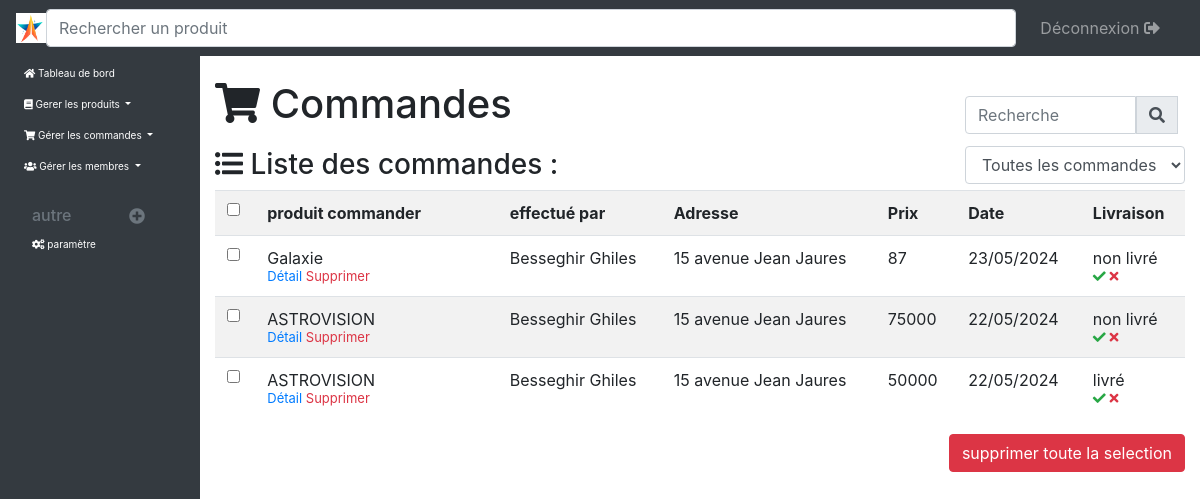
The page /Espace_admin/controleur/listeCommandes_controleur.php (signed in) on the database its author committed.
### tables this page shows
CREATE TABLE IF NOT EXISTS `commandes` (
  `id` int NOT NULL AUTO_INCREMENT,
  `id_uti` int NOT NULL,
  `id_produit` int NOT NULL,
  `nb_l` int NOT NULL,
  `nb_j` int NOT NULL,
  `prix` int NOT NULL,
  `num` int NOT NULL,
  `etat` enum('Louer','Acheter') NOT NULL,
  `dateL` date DEFAULT NULL,
  `livraison` enum('livré','non livré') NOT NULL,
  `date` date NOT NULL,
  PRIMARY KEY (`id`)
);

CREATE TABLE IF NOT EXISTS `produits` (
  `id` int NOT NULL AUTO_INCREMENT,
  `titre` varchar(255) NOT NULL,
  `p_ach` int NOT NULL,
  `dispo` varchar(11) NOT NULL,
  `stock` int NOT NULL,
  `cat` varchar(255) NOT NULL,
  `nb_v` int NOT NULL,
  `disc` text NOT NULL,
  `promo` int NOT NULL,
  `image` varchar(255) NOT NULL,
  PRIMARY KEY (`id`)
);

CREATE TABLE IF NOT EXISTS `membres` (
  `id` int NOT NULL AUTO_INCREMENT,
  `nom` varchar(20) NOT NULL,
  `prenom` varchar(20) NOT NULL,
  `mail` varchar(255) NOT NULL,
  `pass` varchar(255) NOT NULL,
  `adress` varchar(255) NOT NULL,
  PRIMARY KEY (`id`)
);

### Espace_admin/controleur/listeCommandes_controleur.php (called while the page is built, shortened)
<?php
    include('../../autre/bdd.php');
    include('../modele/commandes_modele.php');
    if(isset($_GET['rech'])){
        $terme= htmlspecialchars($_GET['rech']);
		$terme= trim($terme);
		$terme = strip_tags($terme);
		$comms=rech($terme);
    }else{
        if(isset($_GET['c'])){
            switch($_GET['c']){
                case 2 :
                    $comms = commFilter('livraison="non livré"');
                    break;
                case 3:
                    $comms = commFilter('livraison="livré"');
                    break;
            }
        }else{
            $comms = get_commandes();
        }
    }
    include('../vue/listeCommandes_vue.php');
?>

### Espace_admin/modele/commandes_modele.php (called while the page is built, shortened)
<?php
    function get_commandes(){
		global $bdd;
		$rep = $bdd->query ('SELECT *,c.id as idC,DATE_FORMAT(date,"%d/%m/%Y")as date FROM commandes c,produits l,membres m WHERE l.id=id_produit and m.id=id_uti ORDER BY c.id DESC ');
		return $rep;
	}
?>

### Espace_admin/vue/listeCommandes_vue.php (the view, shortened to what this page needs)
<html>
<head>
    <link rel="stylesheet" href="../../css/bootstrap/dist/css/bootstrap.min.css" />
    <link rel="stylesheet" href="../../css/bootstrap/icone/css/all.css">
    <link href="../../css/style_admin.css" rel="stylesheet" />
</head>
<body>
    <?php include("../autre/menu.php"); ?>
    <section class="container-fluid col-lg-10 offset-lg-2 col-md-9 offset-md-3" id='princi'>
        <div class="row">
            <h1 style="margin-bottom:20px;" class="col-sm-9"><i class="fas fa-shopping-cart"></i> Commandes</h1>
            <form class="form-inline my-2 my-lg-0 col-sm-3" style="padding-top:10px;" method="get" action="listeCommandes_controleur.php?">
                <div class="input-group mb-2 mr-sm-2">
                    <input type="search" class="form-control" placeholder="Recherche" id="recherche" name="rech">
                    <div class="input-group-prepend">
                        <button type="submit" class="input-group-text" id="logosearch"><i class="fas fa-search"></i></button>
                    </div>
                </div>
            </form>
        </div>
        <article>
            <div class="row">
                <h3 class=" col-sm-5"><i class="fas fa-list-ul"></i> Liste des commandes :</h3>
                <div class="col-sm-3 offset-sm-4" style="margin-top:10px;">
                    <select id="select" class="form-control" onChange="location = this.options[this.selectedIndex].value;" style="margin-top : -12px;">
                        <option id=1 value="listeCommandes_controleur.php?">Toutes les commandes.</option>
                    </select>
                </div>
            </div>
            <div class="table-responsive">
                <form method="post" action="listeCommandes_controleur.php">
                    <table class="table table-striped table-condensed ">
                        <tr>
                            <th><input type="checkbox" id="all" onclick="rep();" /></th>
                            <th>produit commander</th>
                            <th>effectué par</th>
                            <th>Adresse</th>
                            <th>Prix</th>
                            <th>Date</th>
                            <th>Livraison</th>
                        </tr>
                        <?php while($produit=$comms->fetch()){?>
                        <tr>
                            <td><input type="checkbox" name="num[]" value="<?php echo $produit['idC']; ?>" /></td>
                            <td style="width:25%;">
                                <?php echo $produit['titre']; ?><br />
                                <span style="font-size:13px; ">
                                    <a href="afficherCommande_controleur?comm=<?php echo $produit['idC']; ?>">Détail</a>
                                    <a href="#" data-toggle="modal" data-target="#alert_anul<?php echo $produit['idC']; ?>" style="color:#dc3545;">Supprimer</a>
                                </span>
                            </td>
                            <td><?php echo $produit['nom'].' '.$produit['prenom']; ?></td>
                            <td><?php echo $produit['adress']; ?></td>
                            <td><?php echo $produit['prix']; ?></td>
                            <td><?php echo $produit['date']; ?></td>
                            <td><?php echo $produit['livraison']; ?><br />
                                <span style="font-size:13px; ">
                                    <a href="listeCommandes_controleur?oui=<?php echo $produit['idC']; if(isset($_GET['c'])){ echo '&c='.$_GET['c'];} ?>" style="color:#28a745;"><i class="fas fa-check"></i></a>
                                    <a href="listeCommandes_controleur?non=<?php echo $produit['idC']; if(isset($_GET['c'])){ echo '&c='.$_GET['c'];} ?>" style="color:#dc3545;"><i class="fas fa-times"></i></a>
                                </span>
                            </td>
                        </tr>
                        <?php } ?>
                    </table>
                    <input type="submit" value="supprimer toute la selection" name="suppSlec" class="btn btn-danger float-right" />
                </form>
            </div>
        </article>
    </section>
</body>
</html>

### css/style_admin.css (style rules this page uses)
#princi { margin-top: 80px; margin-bottom: 80px; }

### rows shown on the page
commandes: id_produit.titre "Galaxie", membres.nom "Besseghir", membres.prenom "Ghiles", membres.adress "15 avenue Jean Jaures", prix "87", date "23/05/2024", livraison "non livré"
commandes: id_produit.titre "ASTROVISION", membres.nom "Besseghir", membres.prenom "Ghiles", membres.adress "15 avenue Jean Jaures", prix "75000", date "22/05/2024", livraison "non livré"
commandes: id_produit.titre "ASTROVISION", membres.nom "Besseghir", membres.prenom "Ghiles", membres.adress "15 avenue Jean Jaures", prix "50000", date "22/05/2024", livraison "livré"
